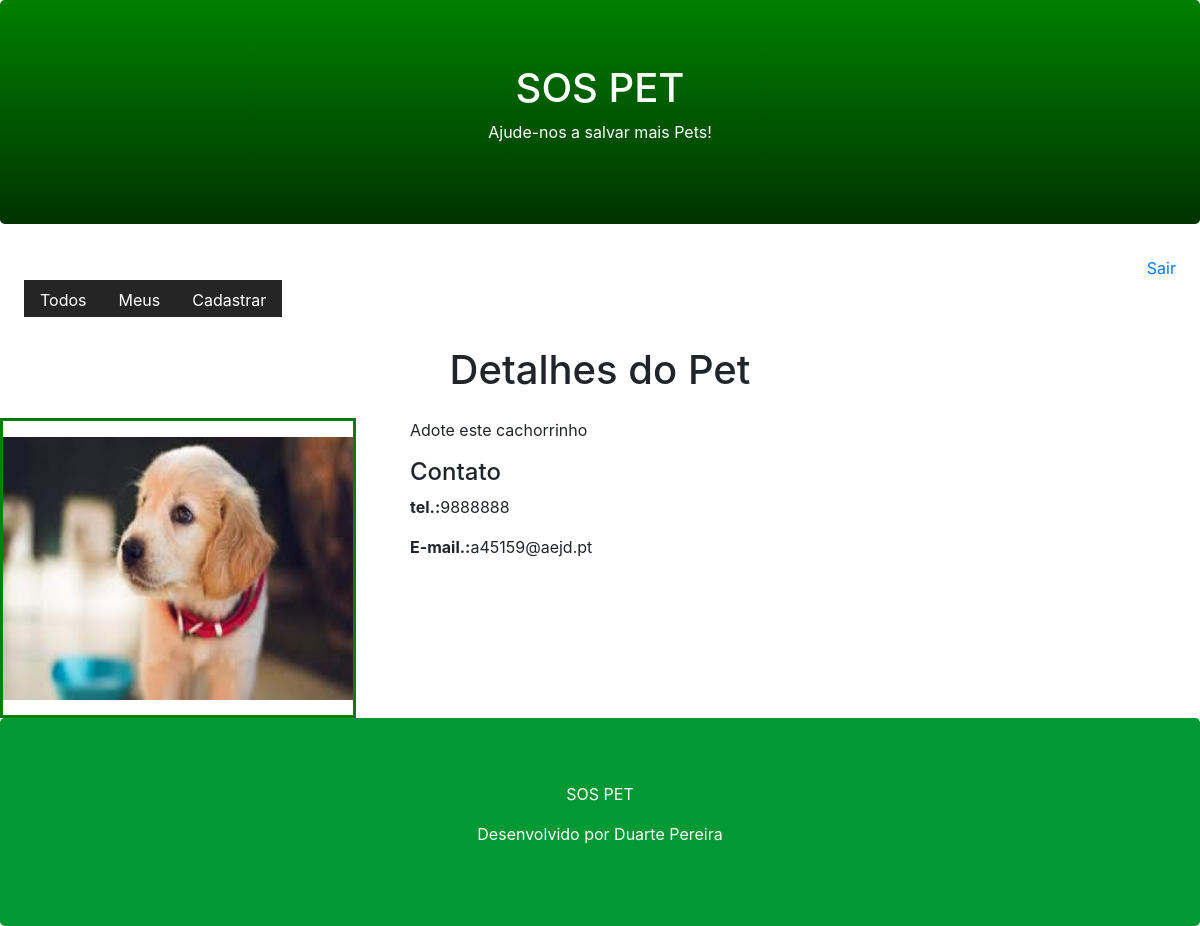
Screenshot of /pet/detail/3/ with the database file from the repository.
### core/models.py (models this page shows, shortened)
class Pet(models.Model):
    city = models.CharField(max_length=100)
    description = models.TextField()
    phone = models.CharField(max_length=11)
    email = models.EmailField()
    begin_date = models.DateTimeField(auto_now_add=True)
    photo = models.ImageField(upload_to='pet')
    active =models.BooleanField(default=True)
    user = models.ForeignKey(User, on_delete = models.CASCADE)

### core/views.py (the view)
# urls.py: path('pet/detail/<id>/', views.pet_detail),
def pet_detail(request, id):
    pet = Pet.objects.get(active=True, id=id)
    return render(request, 'pet.html', {'pet':pet})

### templates/Pet.html (shortened to what this page needs)
{% extends "model-page.html" %}
{% block content %}
<h1 class="text-center">Detalhes do Pet</h1>
    <div class="row">
        <div class="col-sm-4">
            <div style="border-color: green; border-style: solid; width: 356px; height: 300px;">
                <img src="{{ pet.photo.url }}" width="350" height="263" style="margin-top: 16px">
            </div>
        </div>
        <div class="col-sm-8">
            <p>{{ pet.description }}</p>
            <h4>Contato</h4>
            <p><b>tel.:</b>{{ pet.phone }}</p>
            <p><b>E-mail.:</b>{{ pet.email }}</p>
        </div>
    </div>
{% endblock %}

### rows the page displays
Pet: photo (picture), description "Adote este cachorrinho", phone "9888888", email "a45159@aejd.pt"
